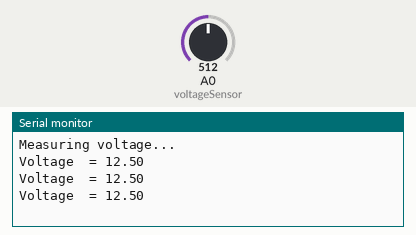
Simulated run of this sketch. Board: Arduino Uno, built with avr-gcc and run on an emulated ATmega328P. Shown: the last lines printed to the serial monitor. Inputs (shaded band) come from the test bench; at power-on: A0 (voltageSensor) = 512.

Above: at 1.3 s.
1.4 s: A0 (voltageSensor) set to 716
At 1.9 s:
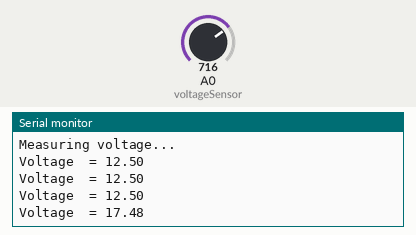
2.9 s: A0 (voltageSensor) set to 900
At 3.4 s:
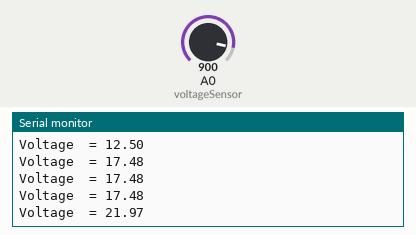
Timing chart, 0 to 5.9 s (numbered marks = the images above; inputs shaded):
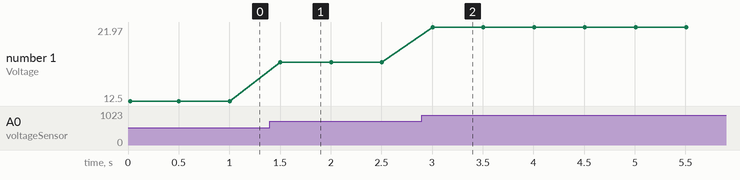

Measured:
- after the input at 1.4 s, the serial monitor: prints a new line after 0.10 s (image 1)
- after the input at 2.9 s, the serial monitor: prints a new line after 0.10 s (image 2)
- plotted number 1: 12.5 → 17.48 after the input at 1.4 s, 17.48 → 21.97 after the input at 2.9 s

The sketch:

voltage_sensor.ino
```cpp
const int voltageSensor = A0;

float vOUT = 0.0;
float vIN = 0.0;
float R1 = 30000.0;
float R2 = 7500.0;
// This is the Arduino operating Voltage
float vSys = 5.0;
int value = 0;

void setup() {
  Serial.begin(9600);
  Serial.println("Measuring voltage...");
}

void loop() {
  value = analogRead(voltageSensor);
  vOUT = (value * vSys) / 1024.0;
  vIN = vOUT / (R2/(R1+R2));
  Serial.print("Voltage  = ");
  Serial.println(vIN);
  delay(500);
}
```
